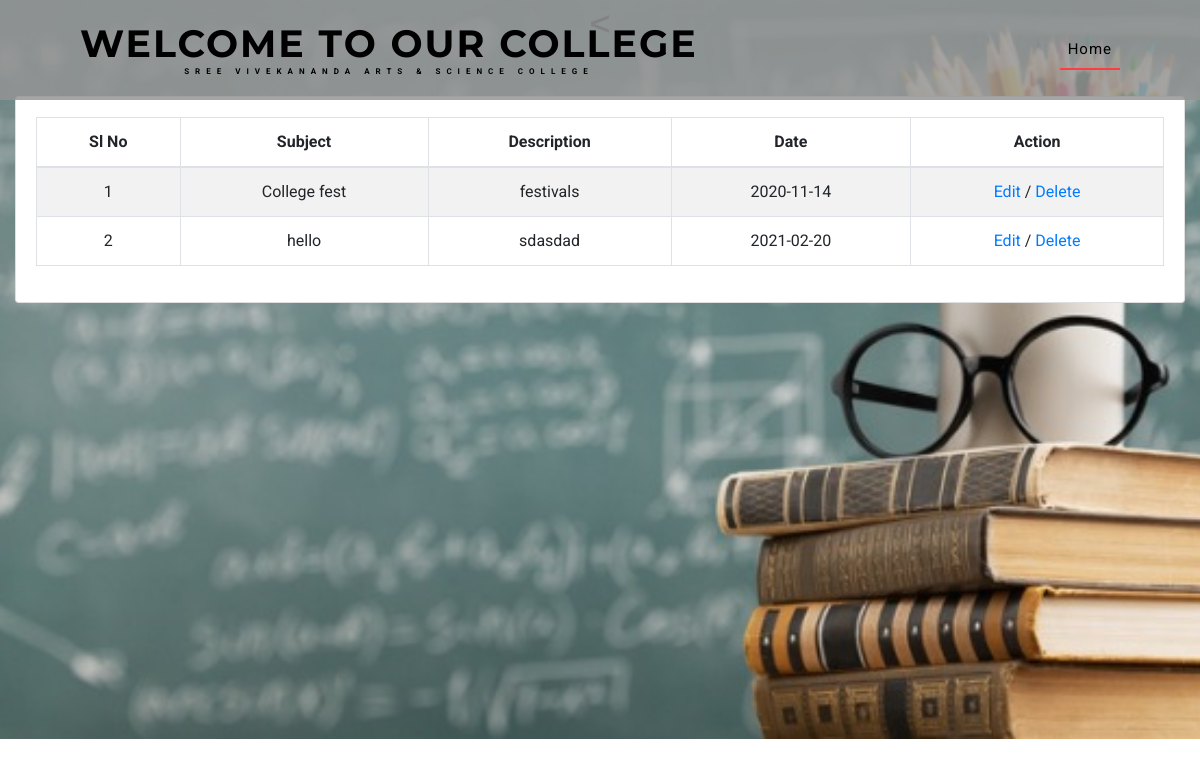
The page /view_notice.php (signed in) on the database its author committed.
### tables this page shows
CREATE TABLE `tbl_digitalnotice` (
  `notice_id` int(11) NOT NULL,
  `subject` varchar(20) NOT NULL,
  `description` varchar(100) NOT NULL,
  `upload_date` date NOT NULL
);

### view_notice.php (the view, shortened to what this page needs)
<?php
include('connect.php');
$query_ret = mysqli_query($con, "SELECT * FROM tbl_digitalnotice");
?>
<!DOCTYPE html>
<html lang="zxx">
<head>
    <link href="css/bootstrap.css" type="text/css" rel="stylesheet" media="all">
    <link href="css/style.css" type="text/css" rel="stylesheet" media="all">
	<link rel="stylesheet" href="css/owl.theme.css" type="text/css" media="all">
	<link rel="stylesheet" href="css/owl.carousel.css" type="text/css" media="screen" property="" />
    <link href="css/fontawesome-all.min.css" rel="stylesheet">
</head>
<body>
    <div class="banner1">
        <header>
            <nav class="navbar navbar-expand-lg navbar-light bg-gradient-secondary pt-3">
               <h1><a class="navbar-brand" href="index.php">WELCOME TO OUR COLLEGE
							<span> Sree Vivekananda Arts & Science College</span>
						</a></h1>
                <div class="collapse navbar-collapse" id="navbarSupportedContent">
                    <ul class="navbar-nav ml-auto">
								<li class="nav-item active">
									<a class="nav-link" href="officestaff.php">Home
									</a>
								</li>
					</ul>
				</div>
			</nav>
        </header>
<h1 align="center"><</h1></br></br>
<section class="content">
      <div class="container-fluid">
        <div class="card">
            <div class="card-body">
<table id="category_table" class="table table-bordered table-striped">
                <thead>
                <tr>
                  <th style="text-align: center;">Sl No</th>
                  <th style="text-align: center;">Subject</th>
                  <th style="text-align: center;">Description</th>
                  <th style="text-align: center;">Date</th>
                  <th style="text-align: center;">Action</th>
                </tr>
                </thead>
                <tbody>
                <?php $i = 0; while($data = mysqli_fetch_assoc($query_ret))
                {
                  $i++;
                ?>
                <tr>
                  <td align="center"><?php echo $i; ?></td>
                  <td align="center"><?php echo $data['subject']; ?></td>
                  <td align="center"><?php echo $data['description']; ?></td>
                  <td align="center"><?php echo $data['upload_date']; ?></td>
                  <td align="center"><a href="edit_notice.php?sc_id=<?php echo $data['notice_id']; ?>">Edit</a> / <a href="delete_notice.php?sd_id=<?php echo $data['notice_id']; ?>" onclick="return confirm('Do you want to delete?');" >Delete</a></td>
                </tr>
                <?php } ?>
              </tbody>
            </table>
             </div>
        </div>
      </div>
    </section>
</body>
</html>

### css/style.css (style rules this page uses)
body { margin: 0; font-family: 'Roboto', sans-serif; background: #fff; }
body a, .slider-info a { transition: 0.5s all; -webkit-transition: 0.5s all; -moz-transition: 0.5s all; -o-transition: 0.5s all; -ms-transition: 0.5s all; text-decoration: none; outline: none; }
h1, h2, h3, h4, h5, h6 { margin: 0; font-family: 'Montserrat', sans-serif; }
ul { margin: 0; padding: 0; }
ul { list-style-type: none; }
header h1, { line-height: 0; }
.navbar-light { padding: 1em 5em; position: absolute; z-index: 999; width: 100%; left: 0; background: #949494d6; }
.navbar-light .navbar-nav .nav-link { color: #000 !important; font-weight: 400; font-size: 15px; letter-spacing: 1px; }
.navbar-light .navbar-nav .show>.nav-link, .navbar-light .navbar-nav .active>.nav-link, .navbar-light .navbar-nav .nav-link.show, .navbar-light .navbar-nav .nav-link.active { color: #fff; border-bottom: 2px solid #ff3c41; }
.navbar-light .navbar-brand { color: #000000; font-size: 38px; font-family: 'Montserrat', sans-serif; font-weight: 700; letter-spacing: 2px; text-transform: uppercase; }
a.navbar-brand span { display: block; font-size: 8px; font-family: 'Roboto', sans-serif; letter-spacing: 6px; text-align: center; text-transform: uppercase; }
ul.navbar-nav.ml-auto { margin-top: 0px; }
.banner1 { background: url(../images/qqq.JPG) center no-repeat; -webkit-background-size: cover; -moz-background-size: cover; -o-background-size: cover; -ms-background-size: cover; background-size: cover; position: relative; height: 739px; }

### rows shown on the page
tbl_digitalnotice: subject "College fest", description "festivals", upload_date "2020-11-14"
tbl_digitalnotice: subject "hello", description "sdasdad", upload_date "2021-02-20"
